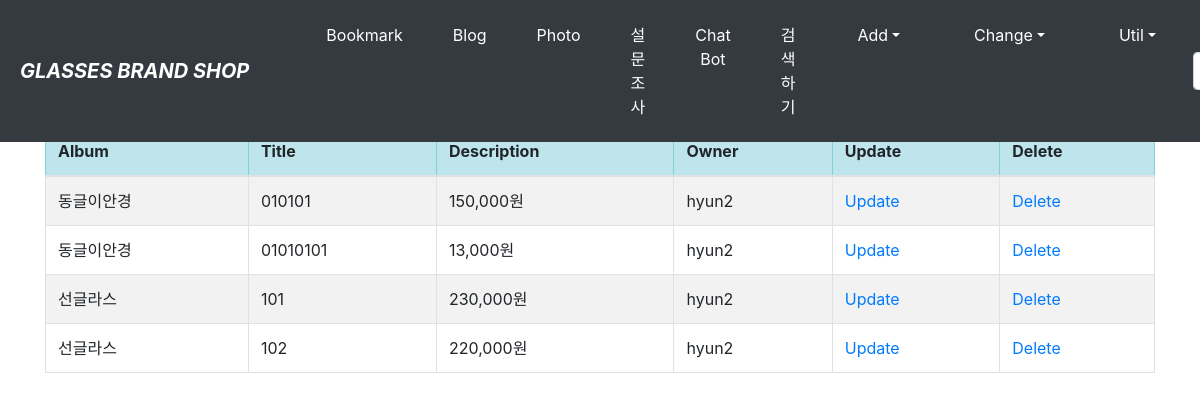
The page /photo/photo/change/ (signed in) on the database its author committed.
### photo/models.py (models this page shows, shortened)
class Photo(models.Model):
    album = models.ForeignKey(Album, on_delete=models.CASCADE)
    title = models.CharField('TITLE', max_length=30)
    description = models.TextField('Photo Description', blank=True)
    image = ThumbnailImageField('IMAGE', upload_to='photo/%Y/%m')
    upload_dt = models.DateTimeField('UPLOAD DATE', auto_now_add=True)
    owner = models.ForeignKey('auth.User', on_delete=models.CASCADE, verbose_name='OWNER', blank=True, null=True)
    class Meta:
        ordering = ('title',)

class Album(models.Model):
    name = models.CharField('NAME', max_length=30)
    description = models.CharField('One Line Description', max_length=100, blank=True)
    owner = models.ForeignKey('auth.User', on_delete=models.CASCADE, verbose_name='OWNER', blank=True, null=True)
    class Meta:
        ordering = ('name',)
    def __str__(self):
        return self.name

### photo/views.py (the view)
# urls.py: path('photo/change/', views.PhotoChangeLV.as_view(), name='photo_change'),
class PhotoChangeLV(LoginRequiredMixin, ListView):
    model = Photo
    template_name = 'photo/photo_change_list.html'
    def get_queryset(self):
        return Photo.objects.filter(owner=self.request.user)

### photo/templates/photo/photo_change_list.html (shortened to what this page needs)
{% extends "base.html" %}
{% block content %}
    <h1>Photo Change - {{user}}</h1>
    <table class="table table-striped table-bordered table-condensed">
        <thead>
        <tr class="table-info">
            <th>Album</th>
            <th>Title</th>
            <th>Description</th>
            <th>Owner</th>
            <th>Update</th>
            <th>Delete</th>
        </tr>
        </thead>
        <tbody>
        {% for item in object_list %}
        <tr>
            <td>{{ item.album }}</td>
            <td>{{ item.title }}</td>
            <td>{{ item.description }}</td>
            <td>{{ item.owner }}</td>
            <td><a href="{% url 'photo:photo_update' item.id %}">Update</a></td>
            <td><a href="{% url 'photo:photo_delete' item.id %}">Delete</a></td>
        </tr>
        {% endfor %}
        </tbody>
    </table>
{% endblock %}

### rows shown on the page
Photo: album "동글이안경", title "010101", description "150,000원", owner "hyun2"
Photo: album "동글이안경", title "01010101", description "13,000원", owner "hyun2"
Photo: album "선글라스", title "101", description "230,000원", owner "hyun2"
Photo: album "선글라스", title "102", description "220,000원", owner "hyun2"
